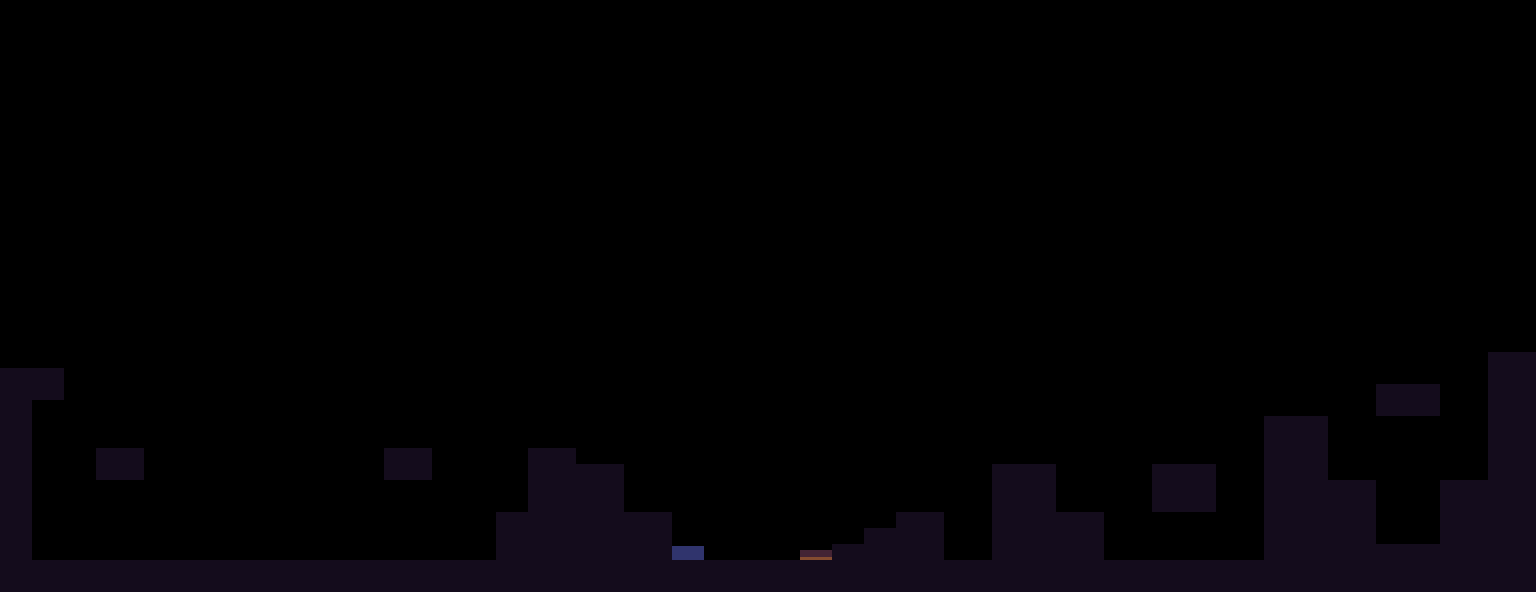

This is a level from a 2D game, rendered from its Tiled map with the project's own tilesets. A one-line summary and the map file follow, with tile-layer data summarised:
An orthogonal 96x37 tile map with 16x16 px tiles, 5 tile layers (PARALLAXB, PARALLAXF, BACK, GROUND, ...) and 40 objects (17x path).

<map version="1.0" tiledversion="1.0.2" orientation="orthogonal" renderorder="right-down" width="96" height="37" tilewidth="16" tileheight="16" nextobjectid="139">
 <tileset firstgid="1" name="tileset_basic" tilewidth="16" tileheight="16" spacing="1" tilecount="50" columns="10">
  <image source="../../sprites/tilesets/tileset_mansion.png" width="170" height="85" />
 </tileset>
 <layer name="PARALLAXB" width="96" height="37">
  <data>[3552 cells, 0 non-empty, 0 distinct tile ids]</data>
 </layer>
 <layer name="PARALLAXF" width="96" height="37">
  <data>[3552 cells, 0 non-empty, 0 distinct tile ids]</data>
 </layer>
 <layer name="BACK" width="96" height="37">
  <data>[3552 cells, 0 non-empty, 0 distinct tile ids]</data>
 </layer>
 <layer name="GROUND" width="96" height="37">
  <data>[3552 cells, 467 non-empty, 3 distinct tile ids]</data>
 </layer>
 <layer name="FRONT" width="96" height="37">
  <data>[3552 cells, 0 non-empty, 0 distinct tile ids]</data>
 </layer>
 <objectgroup color="#2f5a36" name="SOLID" opacity="0.27">
  <object id="43" x="0" y="560" width="1532" height="32" />
  <object id="87" x="576" y="464" width="48" height="96" />
  <object id="88" x="624" y="512" width="48" height="48" />
  <object id="89" x="896" y="512" width="48" height="48" />
  <object id="91" x="992" y="464" width="64" height="96" />
  <object id="92" x="1056" y="512" width="48" height="48" />
  <object id="93" x="1152" y="464" width="64" height="48" />
  <object id="94" x="1264" y="416" width="64" height="144" />
  <object id="95" x="1328" y="480" width="48" height="80" />
  <object id="96" x="1376" y="544" width="64" height="16" />
  <object id="97" x="1440" y="480" width="48" height="80" />
  <object id="98" x="1488" y="352" width="48" height="208" />
  <object id="99" x="1376" y="384" width="64" height="32" />
  <object id="110" x="864" y="528" width="32" height="32" />
  <object id="111" x="832" y="544" width="32" height="16" />
  <object id="115" x="528" y="448" width="48" height="112" />
  <object id="116" x="496" y="512" width="32" height="48" />
  <object id="117" x="384" y="448" width="48" height="32" />
  <object id="118" x="96" y="448" width="48" height="32" />
  <object id="119" x="0" y="368" width="32" height="192" />
  <object id="120" x="32" y="368" width="32" height="32" />
  <object id="136" x="796" y="552" width="36" height="8" />
  <object id="137" x="672" y="548" width="32" height="12" />
 </objectgroup>
 <objectgroup name="ENTITIES">
  <object id="100" name="path" gid="1" x="1008" y="448" width="16" height="16" />
  <object id="101" name="path" gid="1" x="1024" y="448" width="16" height="16" />
  <object id="102" name="path" gid="1" x="1168" y="448" width="16" height="16" />
  <object id="103" name="path" gid="1" x="1184" y="448" width="16" height="16" />
  <object id="104" name="path" gid="1" x="1280" y="400" width="16" height="16" />
  <object id="105" name="path" gid="1" x="1296" y="400" width="16" height="16" />
  <object id="106" name="path" gid="1" x="1392" y="336" width="16" height="16" />
  <object id="107" name="path" gid="1" x="1408" y="336" width="16" height="16" />
  <object id="108" name="path" gid="1" x="768" y="480" width="16" height="16" />
  <object id="109" name="path" gid="1" x="784" y="480" width="16" height="16" />
  <object id="124" name="path" gid="1" x="256" y="416" width="16" height="16" />
  <object id="125" name="path" gid="1" x="240" y="416" width="16" height="16" />
  <object id="126" name="path" gid="1" x="288" y="416" width="16" height="16" />
  <object id="127" name="path" gid="1" x="272" y="416" width="16" height="16" />
  <object id="128" name="path" gid="1" x="144" y="320" width="16" height="16" />
  <object id="129" name="path" gid="1" x="128" y="320" width="16" height="16" />
  <object id="134" name="path" gid="1" x="224" y="416" width="16" height="16" />
 </objectgroup>
 <objectgroup color="#f10000" name="CLIMB" opacity="0.28" />
</map>
